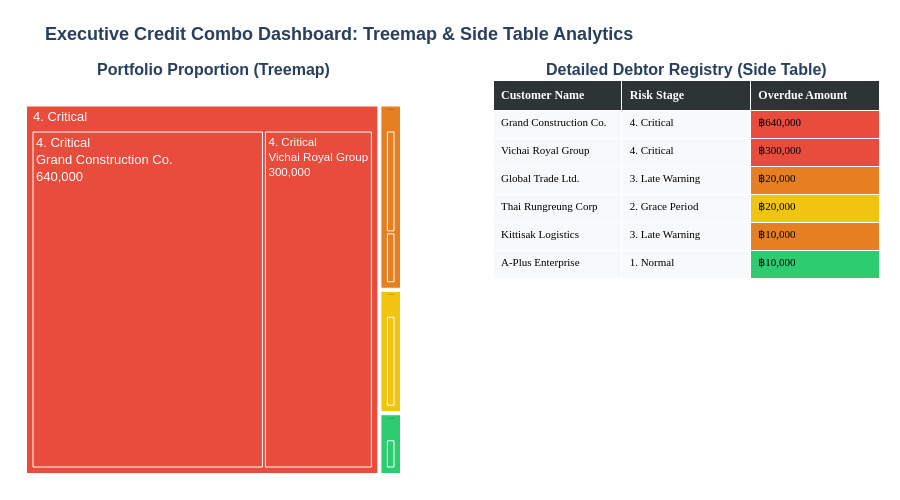

Source (notebook cell):
### Code cell
import pandas as pd
import plotly.express as px
from plotly.subplots import make_subplots
import plotly.graph_objects as go

# 1. เตรียมข้อมูลชุดเดิม
mock_data = {
    'Combination_Stage': [
        '4. Critical', '4. Critical', 
        '3. Late Warning', '3. Late Warning',
        '2. Grace Period', 
        '1. Normal'
    ],
    'Customer Name': [
        'Grand Construction Co.', 'Vichai Royal Group', 
        'Global Trade Ltd.', 'Kittisak Logistics',
        'Thai Rungreung Corp', 
        'A-Plus Enterprise'
    ],
    'Overdue Amount': [640000, 300000, 20000, 10000, 20000, 10000]
}
df = pd.DataFrame(mock_data)
df = df.sort_values(by='Overdue Amount', ascending=False)

# กำหนดสีตามธีมระดับความเสี่ยง
color_map = {
    '1. Normal': '#2ecc71',
    '2. Grace Period': '#f1c40f',
    '3. Late Warning': '#e67e22',
    '4. Critical': '#e74c3c'
}

# คำนวณรายการสเตจหลักและยอดรวมเพื่อส่งให้ Root Node ของ Treemap
unique_stages = df['Combination_Stage'].unique()
stage_totals = [df[df['Combination_Stage'] == s]['Overdue Amount'].sum() for s in unique_stages]

# สร้างโครงสร้างรายการทั้งหมด (ทั้งด่านหลักและรายชื่อลูกค้า) เพื่อแมปสีให้ถูกต้องทุกบล็อก
all_labels = list(unique_stages) + [row['Combination_Stage'] + "<br>" + row['Customer Name'] for _, row in df.iterrows()]
all_parents = [""] * len(unique_stages) + list(df['Combination_Stage'])
all_values = stage_totals + list(df['Overdue Amount'])

# แมปสีให้ตรงกับประเภทด่านความเสี่ยง
mapped_colors = []
for label in all_labels:
    # ตรวจสอบว่าข้อความมีชื่อด่านอยู่หรือไม่เพื่อพ่นสีให้ถูกกลุ่ม
    matched = False
    for stage, color in color_map.items():
        if stage in label:
            mapped_colors.append(color)
            matched = True
            break
    if not matched:
        mapped_colors.append('#b2bec3')

# 2. สร้างโครง Subplots (1 แถว, 2 คอลัมน์)
fig = make_subplots(
    rows=1, cols=2, 
    specs=[[{'type': 'treemap'}, {'type': 'table'}]],
    column_widths=[0.5, 0.5],
    subplot_titles=('<b>Portfolio Proportion (Treemap)</b>', '<b>Detailed Debtor Registry (Side Table)</b>')
)

# 3. เพิ่มกราฟฝั่งซ้าย: Treemap (รวมข้อมูลเป็นก้อนเดียวกันเพื่อตัดปัญหา Bug สีสลับและพารามิเตอร์ผิด)
fig.add_trace(
    go.Treemap(
        labels=all_labels,
        parents=all_parents,
        values=all_values,
        branchvalues="total",
        marker=dict(colors=mapped_colors), # ใช้พารามิเตอร์ 'colors' ที่ถูกต้อง
        textinfo="label+value",
        hovertemplate='<b>%{label}</b><br>Amount: ฿%{value:,.0f}',
        name='Portfolio'
    ),
    row=1, col=1
)

# 4. เพิ่มข้อมูลฝั่งขวา: Side Table
row_colors = [color_map[s] for s in df['Combination_Stage']]

fig.add_trace(
    go.Table(
        header=dict(
            values=['<b>Customer Name</b>', '<b>Risk Stage</b>', '<b>Overdue Amount</b>'],
            fill_color='#2d3436',
            align='left',
            font=dict(color='white', size=12, family="Sarabun")
        ),
        cells=dict(
            values=[df['Customer Name'], df['Combination_Stage'], df['Overdue Amount'].apply(lambda x: f"฿{x:,}")],
            fill_color=['#f8f9fa', '#f8f9fa', row_colors],
            align='left',
            font=dict(size=11, family="Sarabun", color='black'),
            height=28
        )
    ),
    row=1, col=2
)

# 5. ตั้งค่า Layout ภาพรวม
fig.update_layout(
    title_text="<b>Executive Credit Combo Dashboard: Treemap & Side Table Analytics</b>",
    font=dict(family="Sarabun, sans-serif", size=13),
    margin=dict(t=80, l=20, r=20, b=20),
    height=500
)

fig.show()

### Figure 1 — Plotly figure (JSON) as saved in the notebook; plotly's stock layout.template omitted (floating-point values rounded to 4 significant figures)
{"data": [{"branchvalues": "total", "domain": {"x": [0, 0.45], "y": [0, 1]}, "hovertemplate": "<b>%{label}</b><br>Amount: ฿%{value:,.0f}", "labels": ["4. Critical", "3. Late Warning", "2. Grace Period", "1. Normal", "4. Critical<br>Grand Construction Co.", "4. Critical<br>Vichai Royal Group", "3. Late Warning<br>Global Trade Ltd.", "2. Grace Period<br>Thai Rungreung Corp", "3. Late Warning<br>Kittisak Logistics", "1. Normal<br>A-Plus Enterprise"], "marker": {"colors": ["#e74c3c", "#e67e22", "#f1c40f", "#2ecc71", "#e74c3c", "#e74c3c", "#e67e22", "#f1c40f", "#e67e22", "#2ecc71"]}, "name": "Portfolio", "parents": ["", "", "", "", "4. Critical", "4. Critical", "3. Late Warning", "2. Grace Period", "3. Late Warning", "1. Normal"], "textinfo": "label+value", "type": "treemap", "values": [940000, 30000, 20000, 10000, 640000, 300000, 20000, 20000, 10000, 10000]}, {"cells": {"align": "left", "fill": {"color": ["#f8f9fa", "#f8f9fa", ["#e74c3c", "#e74c3c", "#e67e22", "#f1c40f", "#e67e22", "#2ecc71"]]}, "font": {"color": "black", "family": "Sarabun", "size": 11}, "height": 28, "values": [["Grand Construction Co.", "Vichai Royal Group", "Global Trade Ltd.", "Thai Rungreung Corp", "Kittisak Logistics", "A-Plus Enterprise"], ["4. Critical", "4. Critical", "3. Late Warning", "2. Grace Period", "3. Late Warning", "1. Normal"], ["฿640,000", "฿300,000", "฿20,000", "฿20,000", "฿10,000", "฿10,000"]]}, "domain": {"x": [0.55, 1], "y": [0, 1]}, "header": {"align": "left", "fill": {"color": "#2d3436"}, "font": {"color": "white", "family": "Sarabun", "size": 12}, "values": ["<b>Customer Name</b>", "<b>Risk Stage</b>", "<b>Overdue Amount</b>"]}, "type": "table"}], "layout": {"annotations": [{"font": {"size": 16}, "showarrow": false, "text": "<b>Portfolio Proportion (Treemap)</b>", "x": 0.225, "xanchor": "center", "xref": "paper", "y": 1, "yanchor": "bottom", "yref": "paper"}, {"font": {"size": 16}, "showarrow": false, "text": "<b>Detailed Debtor Registry (Side Table)</b>", "x": 0.775, "xanchor": "center", "xref": "paper", "y": 1, "yanchor": "bottom", "yref": "paper"}], "font": {"family": "Sarabun, sans-serif", "size": 13}, "height": 500, "margin": {"b": 20, "l": 20, "r": 20, "t": 80}, "title": {"text": "<b>Executive Credit Combo Dashboard: Treemap & Side Table Analytics</b>"}}}
